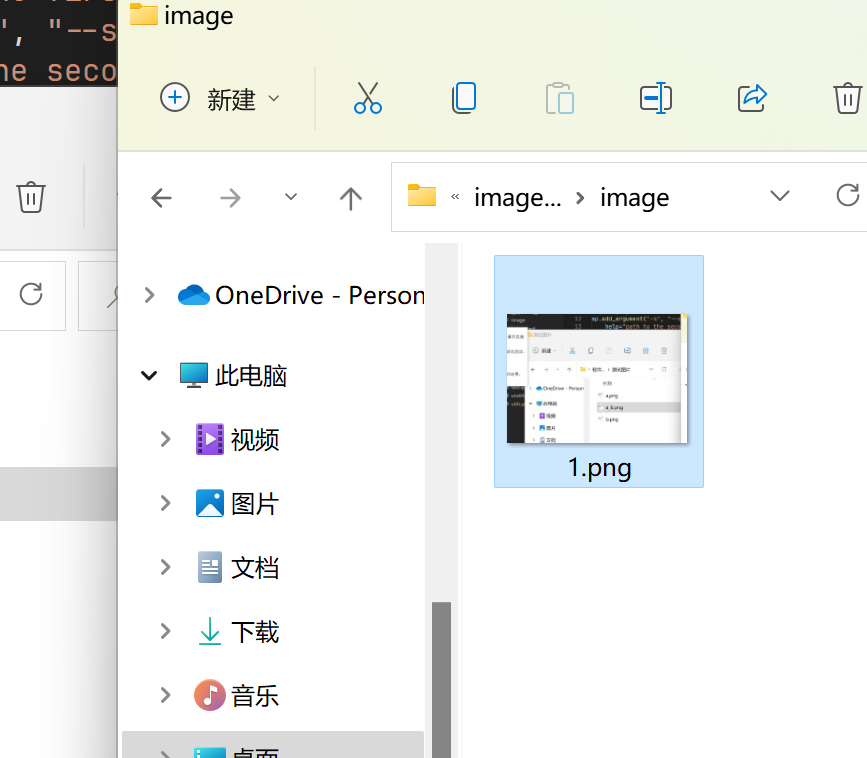
#> input picture image/2.png, 867 x 758 px, found by its file name
$ jupyter execute --allow-errors pic_splice.ipynb   (Python 2 division)
#> lines starting #> are read from the running program, lines starting #| are printed output that depends on the picture; pictures that were not available may be replaced by others from this repository, and a replacement may not be noted
[cell 1]
import cv2
import numpy as np
import PIL
from PIL import Image

[cell 2]
# 1. 特征提取
def extract_features(image):
    feature_extractor = cv2.SIFT_create(nfeatures=10000, nOctaveLayers=4, contrastThreshold=0.02, edgeThreshold=10, sigma=1.0)
    keypoints, descriptors = feature_extractor.detectAndCompute(image, None)
    return keypoints, descriptors

# 2. 特征匹配
def match_features(descriptors1, descriptors2):
    bf = cv2.BFMatcher()
    matches = bf.knnMatch(descriptors1, descriptors2, k=2)
    good_matches = []
    for m, n in matches:
        if m.distance < 0.5 * n.distance:
            good_matches.append(m)
    return good_matches

# 3. 变换估计
def estimate_transform(keypoints1, keypoints2, good_matches):
    src_pts = np.float32([keypoints1[m.queryIdx].pt for m in good_matches]).reshape(-1, 1, 2)
    dst_pts = np.float32([keypoints2[m.trainIdx].pt for m in good_matches]).reshape(-1, 1, 2)
    # 使用RANSAC算法估计变换矩阵
    M, mask = cv2.findHomography(src_pts, dst_pts, cv2.RANSAC, 5.0)
    return M

# 4. 变换应用并进行图像拼接
# 4. 变换应用并进行图像拼接
def stitch_images(image1, image2):
    keypoints1, descriptors1 = extract_features(image1)
    keypoints2, descriptors2 = extract_features(image2)

    good_matches = match_features(descriptors1, descriptors2)
    M = estimate_transform(keypoints1, keypoints2, good_matches)

    h1, w1 = image1.shape
    h2, w2 = image2.shape
    new_height = max(h1, h2)
    new_width = w1 + w2

    # 创建一个空白的拼接图像
    stitched_image = np.zeros((new_height, new_width), dtype=np.uint8)

    # 应用变换到第一幅图像
    transformed_image = cv2.warpPerspective(image1, M, (new_width, new_height))

    # 将第一幅图像复制到拼接图像的左侧
    stitched_image[:, :w1] = transformed_image

    # 将第二幅图像复制到拼接图像的右侧
    stitched_image[:, w1:] = image2

    return stitched_image

[cell 3]
# 读取多幅图像
image_paths = ['origin_images/2.png', 'origin_images/222.png']
stitched_image = cv2.imread(image_paths[0], cv2.IMREAD_GRAYSCALE)
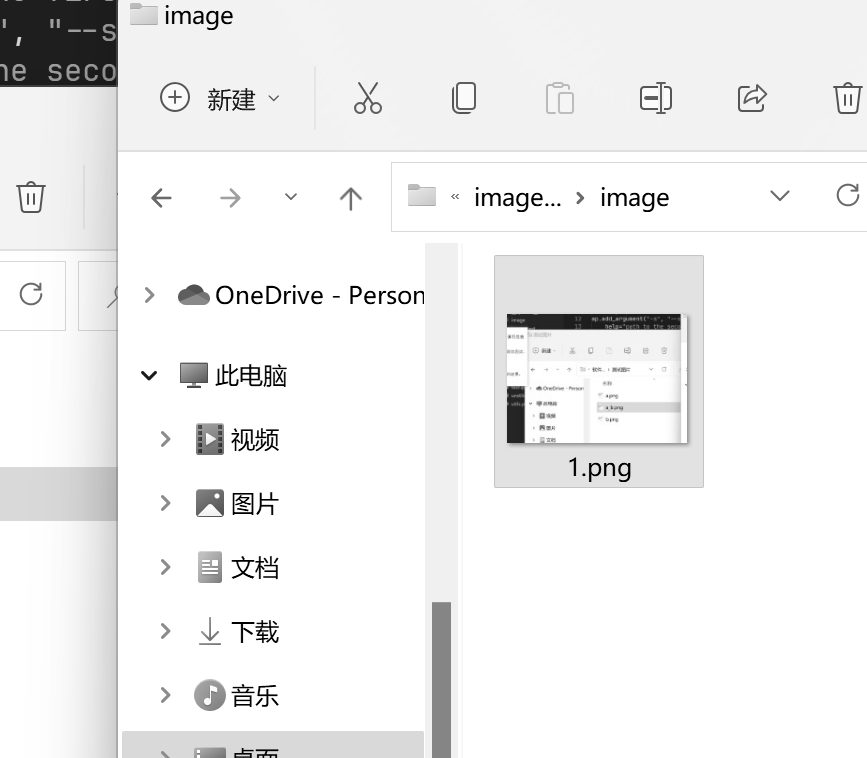
#> stitched_image: shape (758, 867); min 0, max 255, mean 239.6
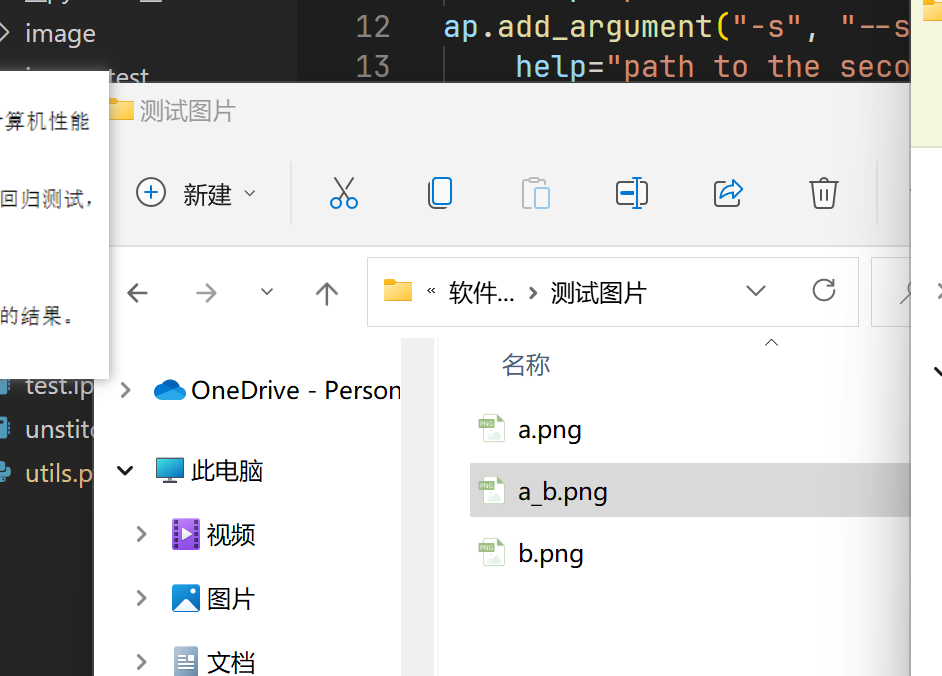
#> input picture image/1.png, 942 x 676 px, given in place of 222.png, which was not available
#> `next_image = cv2.imread(image_paths[i], cv2.IMREAD_GRAYSCALE)`:
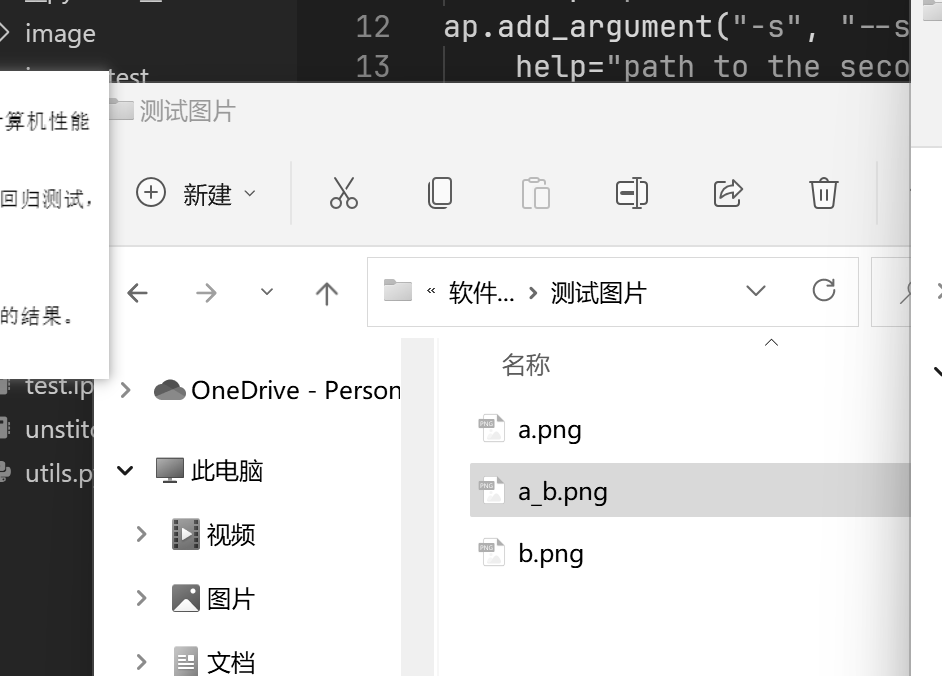
#> next_image: shape (676, 942); min 0, max 255, mean 211.6

#> (the rest of this cell did not finish here and is left out)

#> in extract_features, `keypoints, descriptors = feature_extractor.detectAndCompute(image, None)`: keypoints = 2877 keypoints; strongest (x, y, size): (547, 205, 1.9), (553, 205, 1.9), (559, 205, 1.9), (294, 286, 1.9)
#> in stitch_images, `keypoints1, descriptors1 = extract_features(image1)`: keypoints1 has the same summary as keypoints in extract_features
#> in extract_features (call 2), `keypoints, descriptors = feature_extractor.detectAndCompute(image, None)`: keypoints = 4081 keypoints; strongest (x, y, size): (500, 300, 1.9), (506, 300, 1.9), (512, 300, 1.9), (536, 561, 1.9)
#> in stitch_images, `keypoints2, descriptors2 = extract_features(image2)`: keypoints2 has the same summary as keypoints in extract_features
#> in match_features, `matches = bf.knnMatch(descriptors1, descriptors2, k=2)`: matches = 2877 matches
#> after the loop in match_features, `for m, n in matches:`: good_matches = 1552 matches
#> in estimate_transform, `src_pts = np.float32([keypoints1[m.queryIdx].pt for m in good_matches]..`: src_pts = 1552 rows, first 8: [5.88, 79.33], [5.88, 79.33], [14.22, 71.96], [15, 78], [15.13, 41.13], [15.33, 66.19], [17.88, 43.78], [18.51, 75.67]
#> in estimate_transform, `dst_pts = np.float32([keypoints2[m.trainIdx].pt for m in good_matches]..`: dst_pts = 1552 rows, first 8: [798.9, 75.33], [798.9, 75.33], [807.2, 67.96], [808, 74], [808.1, 37.13], [808.3, 62.19], [810.9, 39.78], [811.5, 71.67]
#> in estimate_transform, `M, mask = cv2.findHomography(src_pts, dst_pts, cv2.RANSAC, 5.0)`: M = [[1, -1.29e-05, -23.99], [-3.13e-05, 1, 95.01], [-3.95e-08, -6.61e-09, 1]]; mask = 1552 values, max 1 at index 207, min 0 at index 0, mean 0.82
#> in stitch_images, `transformed_image = cv2.warpPerspective(image1, M, (new_width, new_hei..`:
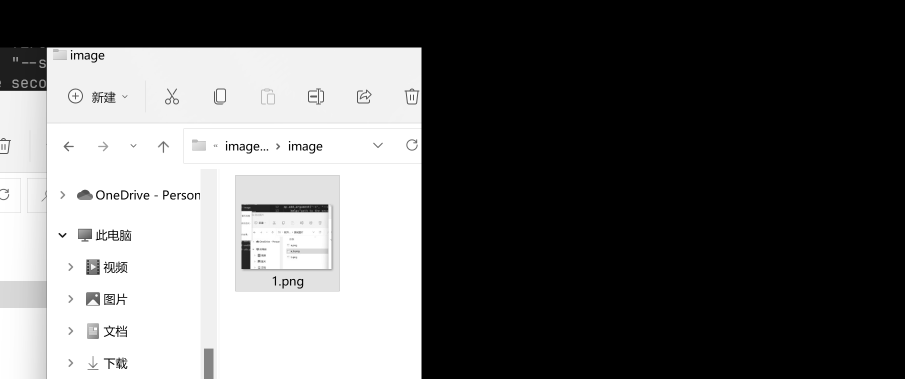
#> transformed_image: shape (758, 1809) (shown at 1/2 size); min 0, max 255, mean 97.7

# 保存拼接后的图像
cv2.imwrite('panorama_image.png', stitched_image)

[cell 4]
image2 = cv2.imread('origin_images/2.png')
#> image2 is the input picture: shape (758, 867, 3); mean B, G, R 238.5, 240.6, 238.7
print(image2.shape)
#| (758, 867, 3)

[cell 5]
import cv2
import numpy as np
# 读取两张图像
image1 = cv2.imread('origin_images/2.png')
image2 = cv2.imread('origin_images/442.png')
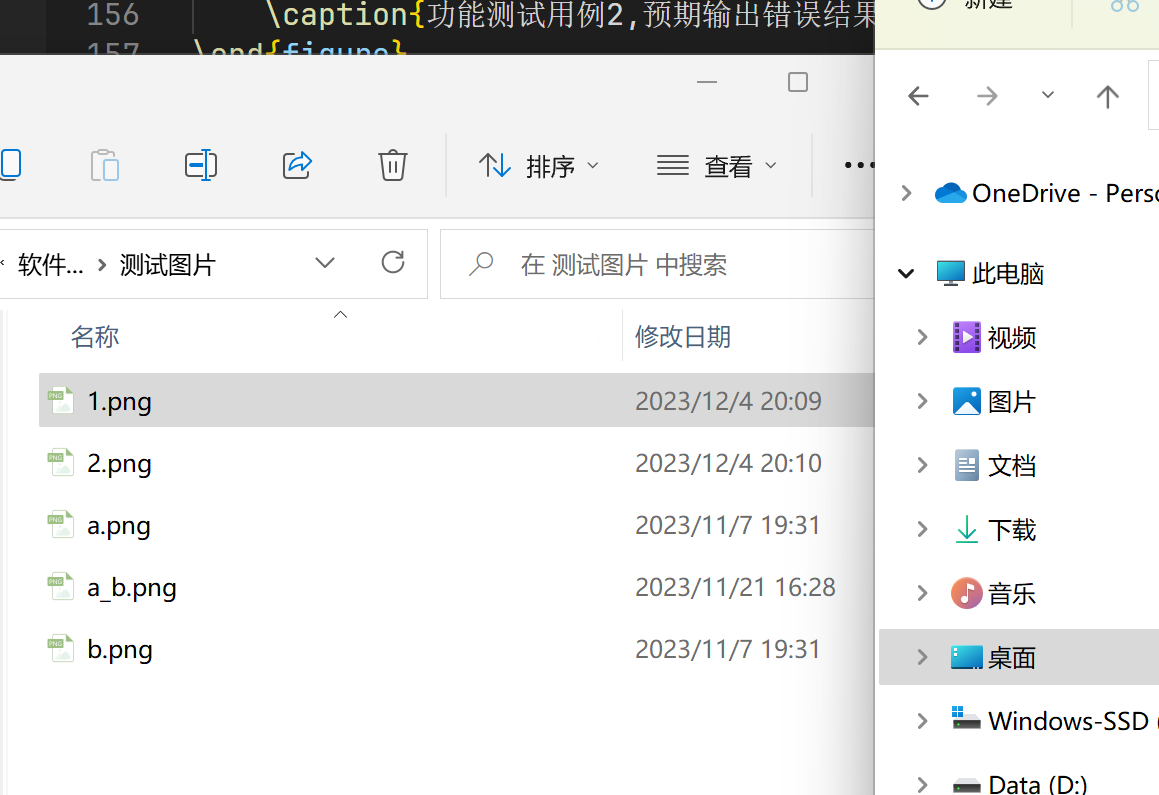
#> input picture image/3.png, 1159 x 795 px, given in place of 442.png, which was not available
#> image2 is the input picture: shape (795, 1159, 3); mean B, G, R 233.8, 233.9, 233.5
# 创建特征点检测器和描述子提取器
# 修改ORB特征提取函数
# 1. 特征提取
def extract_features(image):
    feature_extractor = cv2.SIFT_create(nfeatures=10000, nOctaveLayers=4, contrastThreshold=0.02, edgeThreshold=10, sigma=1.0)
    keypoints, descriptors = feature_extractor.detectAndCompute(image, None)
    return keypoints, descriptors
def match_features(descriptors1, descriptors2):
    bf = cv2.BFMatcher()
    matches = bf.knnMatch(descriptors1, descriptors2, k=2)
    good_matches = []
    for m, n in matches:
        if m.distance < 0.5 * n.distance:
            good_matches.append(m)
    return good_matches

# 对image1和image2分别应用ORB特征提取
keypoints1, descriptors1 = extract_features(image1)
#> in extract_features, `keypoints, descriptors = feature_extractor.detectAndCompute(image, None)`: keypoints = 2897 keypoints; strongest (x, y, size): (547, 205, 1.9), (553, 205, 1.9), (559, 205, 1.9), (294, 286, 1.9)
#> keypoints1 has the same summary as keypoints in extract_features
keypoints2, descriptors2 = extract_features(image2)
#> in extract_features (call 2), `keypoints, descriptors = feature_extractor.detectAndCompute(image, None)`: keypoints = 5979 keypoints; strongest (x, y, size): (1077, 782, 1.9), (69, 272, 1.9), (75, 272, 1.9), (81, 272, 1.9)
#> keypoints2 has the same summary as keypoints in extract_features
# 使用BFMatcher进行特征点匹配
matcher = cv2.BFMatcher(cv2.NORM_HAMMING, crossCheck=True)
good_matches = match_features(descriptors1, descriptors2)
#> in match_features, `matches = bf.knnMatch(descriptors1, descriptors2, k=2)`: matches = 2897 matches
#> after the loop in match_features, `for m, n in matches:`: good_matches = 1393 matches
#> good_matches = 1393 matches

# 提取匹配点对应的特征点坐标
points1 = np.float32([keypoints1[m.queryIdx].pt for m in good_matches]).reshape(-1, 1, 2)
#> points1 = 1393 rows, first 8: [17.88, 43.77], [18.5, 37.44], [18.97, 38.91], [18.97, 38.91], [19.12, 296.5], [20.04, 37.46], [20.04, 37.46], [20.7, 296]
points2 = np.float32([keypoints2[m.trainIdx].pt for m in good_matches]).reshape(-1, 1, 2)
#> points2 = 1393 rows, first 8: [631.9, 27.76], [632.5, 21.44], [633, 22.92], [633, 22.92], [381.1, 264.5], [634, 21.46], [634, 21.46], [382.7, 264]
# 使用RANSAC算法估计两张图像之间的透视变换矩阵
M, _ = cv2.findHomography(points1, points2, cv2.RANSAC, 5.0)
#> M = [[1, -0.000161, 757], [-0.000255, 1, -101.9], [2.2e-07, -1.22e-07, 1]]
# 对图像1进行透视变换，将其拼接到图像2上
result = cv2.warpPerspective(image1, M, (image1.shape[1] + image2.shape[1], image2.shape[0]))
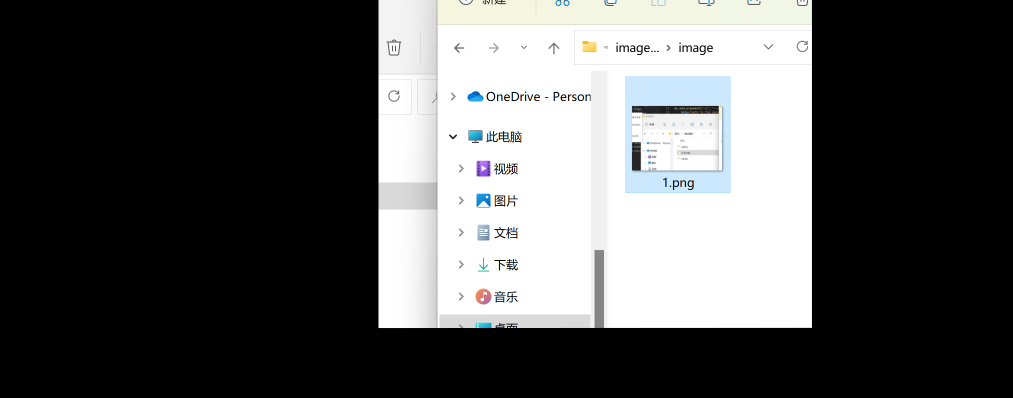
#> result: shape (795, 2026, 3) (shown at 1/2 size); mean B, G, R 86.2, 86.2, 85.5
result[0:image2.shape[0], 0:image2.shape[1]] = image2
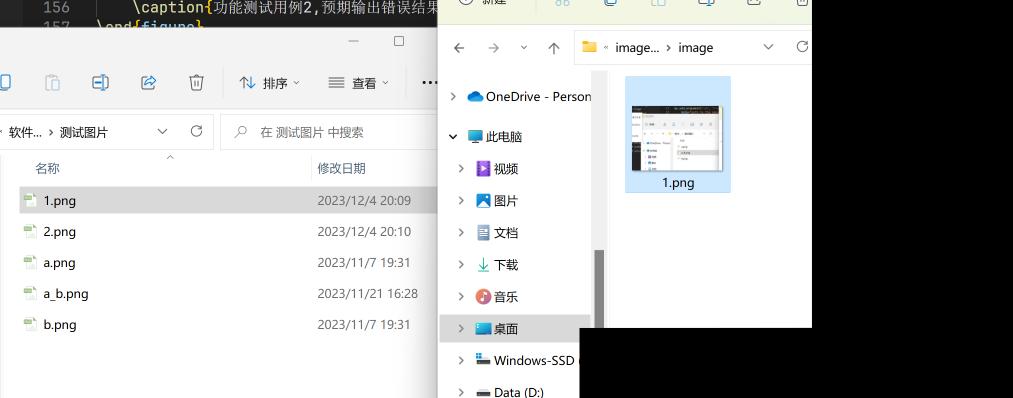
#> result: shape (795, 2026, 3) (shown at 1/2 size); mean B, G, R 180.3, 180.2, 179.5
# 显示拼接结果
# cv2.imshow('Image Stitching', result)
# cv2.waitKey(0)
# cv2.destroyAllWindows()
cv2.imwrite("panorama_image.png", result)
#> Out = True
